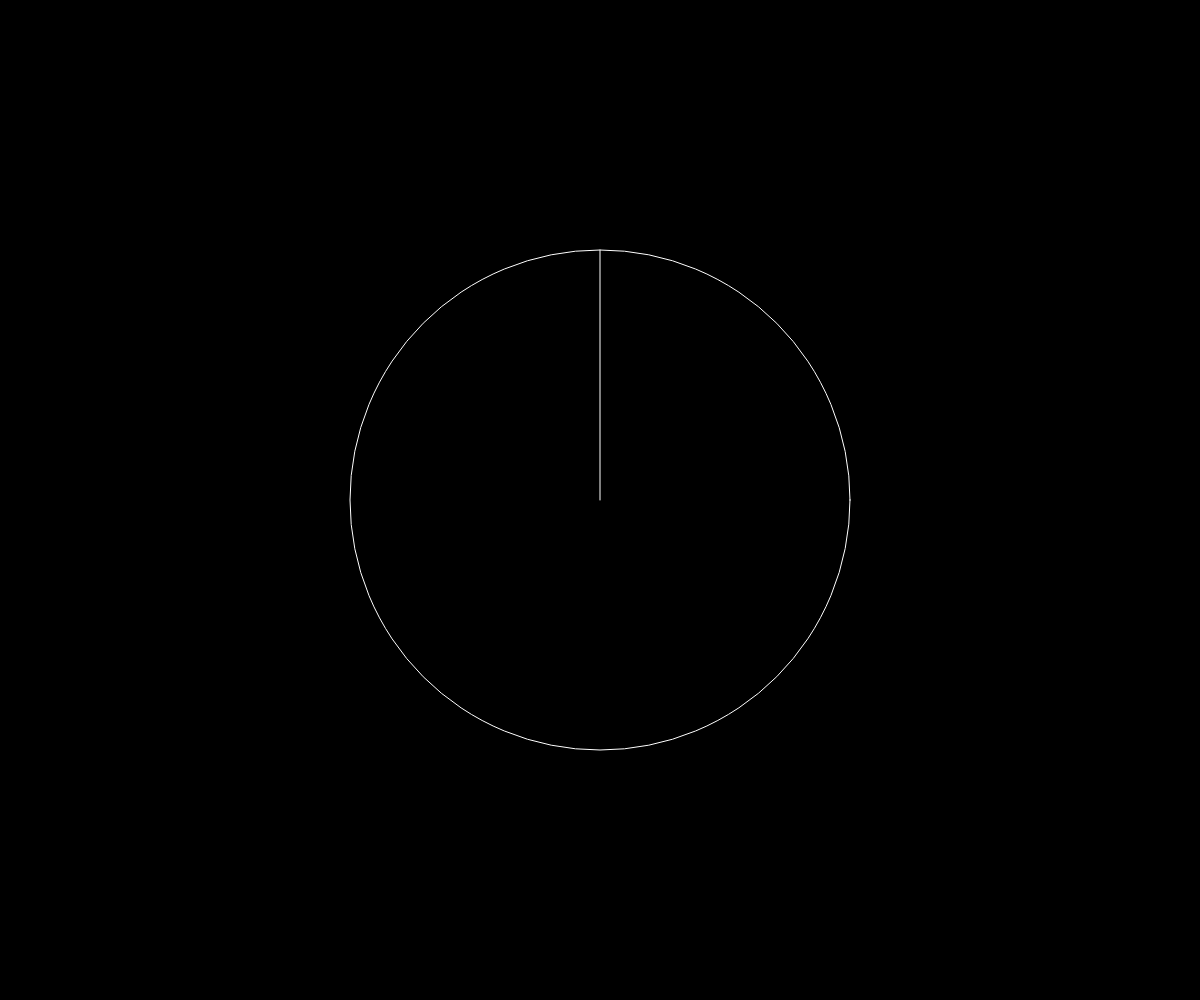
Frame 1 (no input)
Frame 60 (no input): identical to frame 1, image omitted
Frame 120 (the mouse pressed at the canvas centre since frame 60): identical to frame 1, image omitted

The p5.js sketch that drew this single still picture (run headless with seeded random() and noise() and a simulated clock; from frame 60 on, the mouse is pressed at the canvas centre):

// p5.js sketch
// ── sketch.js
const theta = 90;
const diameter = 500;
const radius = diameter / 2;
const xCenter = window.innerWidth/2;
const yCenter = window.innerHeight/2;

function setup() {
  createCanvas(window.innerWidth, window.innerHeight);
}

function draw() {
  background(0);
  noFill();
  stroke(255);
  ellipse(xCenter, yCenter, diameter, diameter);
  translate(xCenter, yCenter);

  let xPoint = radius * Math.cos(theta * Math.PI / 180);
  let yPoint = radius * Math.sin(theta * Math.PI / 180);
  line(0, -0, xPoint, -yPoint);
}
// ── fourierSeries.js
const fourierCoeff = theta => 4 * Math.sin(theta) / Math.PI;
